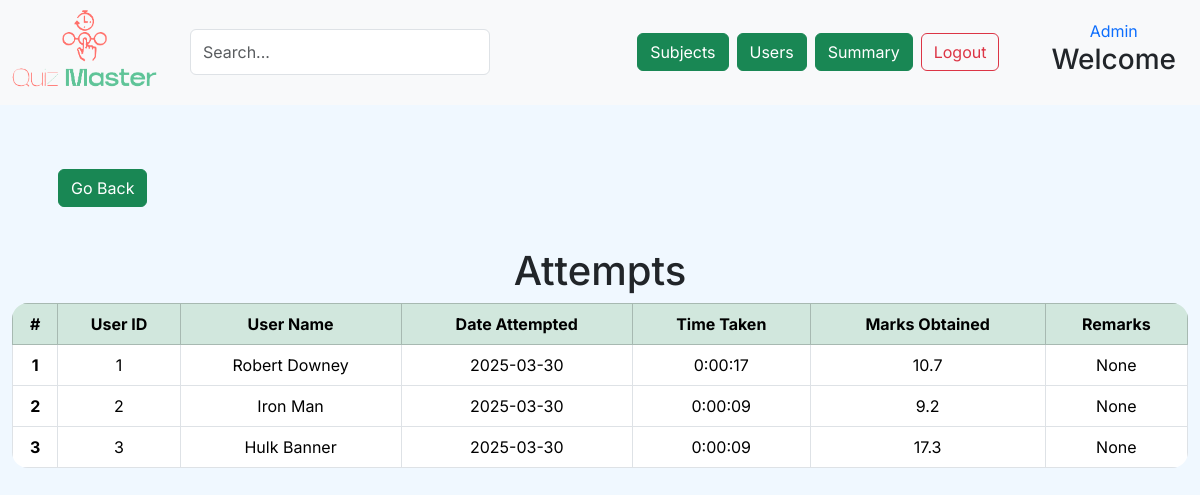
Page /quiz-master/quizzes/1/attempts on the committed database.
### application/models.py (models this page shows)
class Scores(db.Model):
    __tablename__='scores'
    id = db.Column(db.Integer, primary_key=True,autoincrement=True)
    quiz_id = db.Column(db.Integer,db.ForeignKey('quiz.id'),nullable=False)
    user_id = db.Column(db.Integer,db.ForeignKey('user.id'),nullable=False)
    started_time = db.Column(db.String,nullable=False)
    end_time = db.Column(db.String)
    date_of_attempt = db.Column(db.String,nullable=False)
    marks_obtained = db.Column(db.Numeric)
    attempt_count = db.Column(db.Integer,nullable=False)
    remarks = db.Column(db.String)
    user_answers = db.relationship("User_Answer_Transcript", backref="score", lazy='select')

### application/controllers.py (the view)
@app.route("/quiz-master/quizzes/<int:quiz_id>/attempts",methods=["GET"])
def attempts(quiz_id):
    if request.method == 'GET':
        state = request.args.get('state','current')
        score_data_dict_list = get_attempts_scores(quiz_id)
        return render_template('adm_quiz_attempts.html',score_data_dict_list=score_data_dict_list,state=state)

### templates/adm_quiz_attempts.html (shortened to what this page needs)
<!DOCTYPE html>
<html lang="en">
<head>
    <link href="https://cdn.jsdelivr.net/npm/bootstrap@5.3.3/dist/css/bootstrap.min.css" rel="stylesheet"
 />
    <link rel="stylesheet" href="{{ url_for('static', filename='admin.css') }}">
</head>
<body>
    <header class="d-flex align-items-center p-2 bg-light">
        <div class="flex-shrink-0">
            <a href="{{ url_for('admin_dashboard') }}">
                <img src="{{ url_for('static', filename='logo3.png') }}" class="img-fluid pb-2" width="150px" alt="logo" />
            </a>
        </div>
        <div class="d-flex flex-grow-1 justify-content-between mx-3">
            <input type="text" class="form-control mx-3" style="width: 300px;" placeholder="Search...">
            <nav class="d-flex mx-3">
                <a class="btn btn-success m-1" href="{{ url_for('admin_subjects') }}" role="button">Subjects</a>
                <a class="btn btn-success m-1" href="{{url_for('admin_users_view')}}"role="button">Users</a>
                <a href="{{ url_for('admin_full_summary') }}" class="btn btn-success m-1">Summary</a>
                <a class="btn btn-outline-danger m-1" href="{{ url_for('logout') }}" role="button">Logout</a>
            </nav>
        </div>
        <div class="flex-shrink-0 text-end mx-3">
            <div class="text-center text-primary">Admin</div>
            <h3>Welcome {{session['first_name']}}</h3>
        </div>
    </header>
    <section class="container-fluid pt-5 s2">
        <div class="container-fluid p-3">
            <div class="row">
                <div class="col">
                    <div class="container d-flex justify-content-start">
                        {% if state=='past' %}
                        <a href=" {{ url_for('admin_quizzes',state='past') }} " class="btn btn-success mx-3">Go Back</a>
                        {% else %}
                        <a href=" {{ url_for('admin_quizzes') }} " class="btn btn-success mx-3">Go Back</a>
                        {% endif %}
                    </div>
                </div>
            </div>
        </div>
        <div class="container-fluid py-4 px-0">
            {% if score_data_dict_list %}
            <h1 class="text-center">Attempts</h1>
            <div>
                <table class="table table-bordered rounded-4 border-1 rounded-table align-middle">
                    <thead class="table-success align-middle">
                        <tr class="text-center " >
                            <th scope="col">#</th>
                            <th scope="col">User ID</th>
                            <th scope="col">User Name</th>
                            <th scope="col">Date Attempted</th>
                            <th scope="col">Time Taken</th>
                            <th scope="col">Marks Obtained</th>
                            <th scope="col">Remarks</th>
                        </tr>
                    </thead>
                    <tbody>
                        {% for score_data_dict in score_data_dict_list %}
                            <tr class="text-center">
                                <th scope="row">{{loop.index}}</th>
                                <td>{{score_data_dict['user_id']}}</td>
                                <td>{{score_data_dict['name']}}</td>
                                <td>{{score_data_dict['date_of_attempt']}}</td>
                                <td>{{score_data_dict['time_taken']}}</td>
                                <td>{{score_data_dict['marks_obtained']}}</td>
                                <td>{{score_data_dict['remarks']}}</td>
                            </tr>
                        {% endfor %}
                    </tbody>
                </table>
            </div>
            {% else %}
            <h4 class="text-center">NO User has attempted this quiz yet </h1>
            {% endif %}
        </div>
    </section>
</body>
</html>

### static/admin.css (style rules this page uses)
* { font-family: "Inter", serif; }
body { background-color: aliceblue !important; }
.rounded-table { border-radius: 1rem; overflow: hidden; }

### rows in the picture
Scores: user_id "1", name "Robert Downey", date_of_attempt "2025-03-30", time_taken "0:00:17", marks_obtained "10.7", remarks "None"
Scores: user_id "2", name "Iron Man", date_of_attempt "2025-03-30", time_taken "0:00:09", marks_obtained "9.2", remarks "None"
Scores: user_id "3", name "Hulk Banner", date_of_attempt "2025-03-30", time_taken "0:00:09", marks_obtained "17.3", remarks "None"
